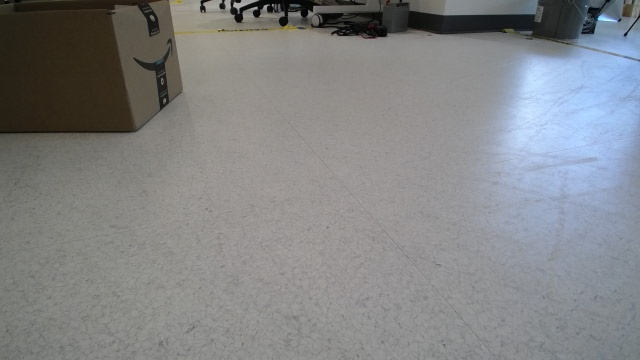
#> input picture prpl-tidybot/scripts/test_images/base_image.jpg, 640 x 360 px
$ python -i cameras.py   (imports and definitions only)
#> lines starting #> are read from the running program, lines starting #| are printed output that depends on the picture; after the words box and inside, x2 and y2 are one past the last pixel; in counts of white or black regions, pixels touching at a corner belong together
#> further down, picture is the input picture: shape (360, 640, 3); mean B, G, R 133.4, 131.9, 130.4
# Author: Jimmy Wu
# Date: October 2024

# mypy: ignore-errors
# pylint: disable=all

import threading
import time

import cv2 as cv
import numpy as np
from kortex_api.autogen.client_stubs.DeviceManagerClientRpc import DeviceManagerClient
from kortex_api.autogen.client_stubs.VisionConfigClientRpc import VisionConfigClient
from kortex_api.autogen.messages import DeviceConfig_pb2, VisionConfig_pb2

from prpl_tidybot.constants import BASE_CAMERA_SERIAL
from prpl_tidybot.kinova import DeviceConnection


class Camera:
    # [16 lines left out: functions __init__, camera_worker, not called in this run]

    def get_image(self):
        return self.image

    def close(self):
        self.cap.release()


class LogitechCamera(Camera):
    # [32 lines left out: functions __init__, get_cap, not called in this run]


def find_fisheye_center(image):
    # Find contours
    gray = cv.cvtColor(image, cv.COLOR_BGR2GRAY)
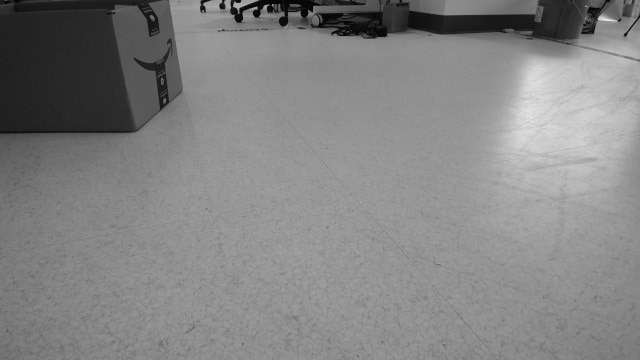
#> gray: shape (360, 640); min 1, max 238, mean 131.6
    edges = cv.Canny(gray, 50, 150)
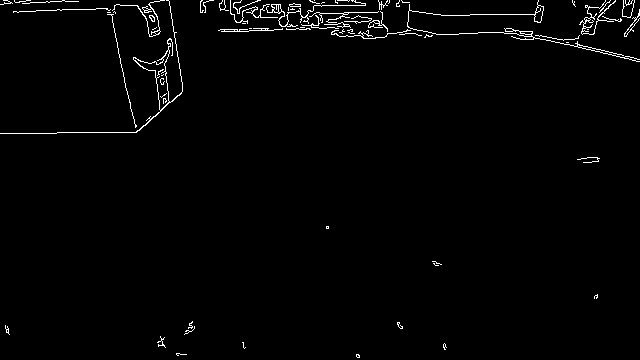
#> edges: shape (360, 640); 1.6% white in thin lines or dots
    contours, _ = cv.findContours(edges, cv.RETR_EXTERNAL, cv.CHAIN_APPROX_SIMPLE)
#> contours = 70 contours, 61 with area under 20; largest, box (x1, y1, x2, y2) and area: (0, 0, 183, 134) 664, (407, 0, 640, 62) 176, (266, 0, 366, 27) 96, (112, 0, 165, 37) 58, (579, 0, 616, 35) 56
    if not contours:
        return None, None

    # Fit a minimum enclosing circle around all contours
    return cv.minEnclosingCircle(np.vstack(contours))


# [9 lines left out: function check_fisheye_centered, not called in this run]


class KinovaCamera(Camera):
    # [78 lines left out: functions __init__, apply_camera_settings, not called in this run]


# [23 lines not run here, left out]

>>> import cv2
>>> picture = cv2.imread('../../scripts/test_images/base_image.jpg')
>>> result = find_fisheye_center(picture)
#> result = ((318.3, 162.2), 355.4)
